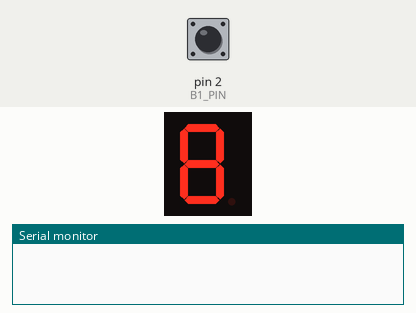
Recording of a sketch running on a simulated Arduino Uno, built with avr-gcc and run on an emulated ATmega328P. Shown: 1-digit seven-segment display, the last lines printed to the serial monitor. Wiring (inferred from the names in the program): 1-digit 7-segment display, segments lit when LOW: segments pin 11, pin 12, pin 6, pin 7, pin 8, pin 9, pin 10. The test bench sets the inputs (shaded band); at power-on: pin 2 (B1_PIN) HIGH. The segment pins are drawn as the display they are named for.

Above: at 1.2 s.
1.3 s: pin 2 (B1_PIN) pulled LOW for 0.15 s
At 1.8 s:
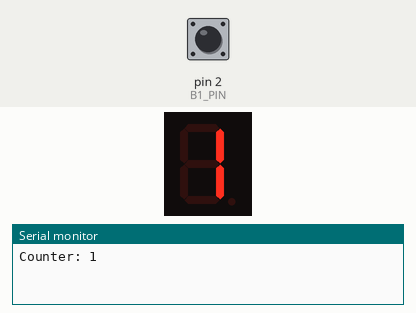
2.9 s: pin 2 (B1_PIN) pulled LOW for 1 s
At 4.2 s:
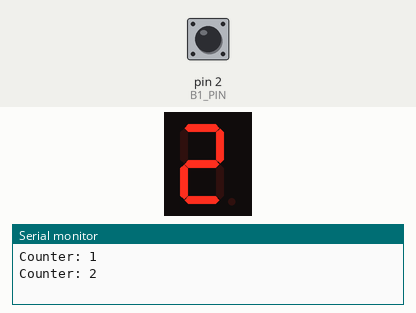
5.4 s: pin 2 (B1_PIN) pulled LOW for 0.15 s
At 6.1 s:
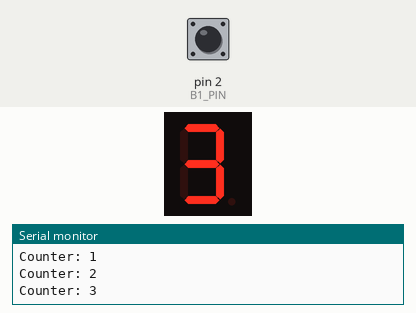
7.0 s: pin 2 (B1_PIN) pulled LOW for 3.2 s
At 7.4 s:
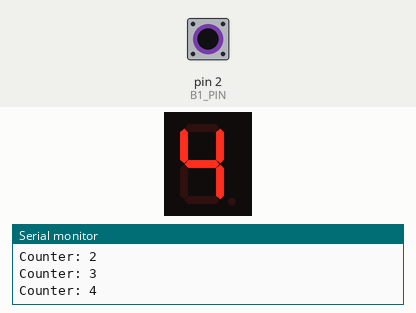
11.7 s: pin 2 (B1_PIN) pulled LOW for 0.15 s
At 12.1 s:
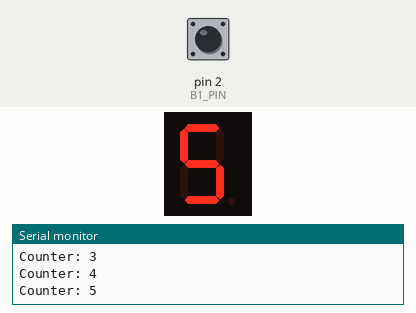
13.3 s: pin 2 (B1_PIN) pulled LOW for 1 s
At 14.5 s:
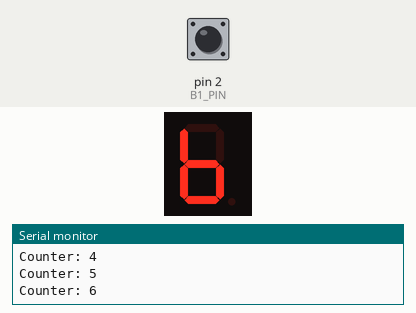
Timing chart, 0 to 16.3 s (numbered marks = the images above; inputs shaded):
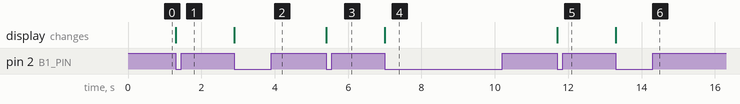

The sketch:

M1.T2P_-_code.ino
```cpp
  /*
  # Date       : 27.07.2021
  # Version    : 2.0
  # Details    :
  # Implements interrupt triggered by button push
  # Increments and displays counter value
  */


//Initialise variables - match pins to gates on display
const uint8_t a = 11;
const uint8_t b = 12;
const uint8_t c = 6;
const uint8_t d = 7;
const uint8_t e = 8;
const uint8_t f = 9;
const uint8_t g = 10;

const uint8_t B1_PIN=2;

uint8_t counter = 0;

void setup(){

  //configure pin 2 and input and others as output
  pinMode(a, OUTPUT);
  pinMode(b, OUTPUT);
  pinMode(c, OUTPUT);
  pinMode(d, OUTPUT);
  pinMode(e, OUTPUT);
  pinMode(f, OUTPUT);
  pinMode(g, OUTPUT);
  pinMode(B1_PIN, INPUT_PULLUP);

  //initialise interrupt for button push
  attachInterrupt(digitalPinToInterrupt(B1_PIN), increaseCounter, FALLING);

  //establish serial communication protocol
  Serial.begin(9600);
}


void loop(){

  delay(500); //pause program (simulates processor performing tasks)

}

//function performed on interrupt
// increases counter and writes value to 7-segment display
void increaseCounter(){

  counter++;

  if(counter >= 10 || counter < 0){
    counter = 0;
  }

  Serial.print("Counter: ");
  Serial.println(counter);

  display(counter);
}

void display(int number){
  switch(number){
    case 0: write0();
         break;
    case 1: write1();
      break;
    case 2: write2();
      break;
    case 3: write3();
      break;
    case 4: write4();
      break;
    case 5: write5();
      break;
    case 6: write6();
      break;
    case 7: write7();
      break;
    case 8 : write8();
      break;
    case 9 : write9();
      break;
    default : write0();
        break;
  }
}


//functions to display digits 0 to 9
void write0(){
    digitalWrite(a,0);
    digitalWrite(b,0);
    digitalWrite(c,0);
    digitalWrite(d,0);
    digitalWrite(e,0);
    digitalWrite(f,0);
    digitalWrite(g,1);
    delay(1);
}
void write1(){
    digitalWrite(a,1);
    digitalWrite(b,0);
    digitalWrite(c,0);
    digitalWrite(d,1);
    digitalWrite(e,1);
    digitalWrite(f,1);
    digitalWrite(g,1);
    delay(1);
}
void write2(){
    digitalWrite(a,0);
    digitalWrite(b,0);
    digitalWrite(c,1);
    digitalWrite(d,0);
    digitalWrite(e,0);
    digitalWrite(f,1);
    digitalWrite(g,0);
    delay(1);
}
void write3(){
    digitalWrite(a,0);
    digitalWrite(b,0);
    digitalWrite(c,0);
    digitalWrite(d,0);
    digitalWrite(e,1);
    digitalWrite(f,1);
    digitalWrite(g,0);
    delay(1);
}
void write4(){
    digitalWrite(a,1);
    digitalWrite(b,0);
    digitalWrite(c,0);
    digitalWrite(d,1);
    digitalWrite(e,f);
    digitalWrite(f,0);
    digitalWrite(g,0);
    delay(1);
}
void write5(){
    digitalWrite(a,0);
    digitalWrite(b,1);
    digitalWrite(c,0);
    digitalWrite(d,0);
    digitalWrite(e,1);
    digitalWrite(f,0);
    digitalWrite(g,0);
    delay(1);
}
void write6(){
    digitalWrite(a,1);
    digitalWrite(b,1);
    digitalWrite(c,0);
    digitalWrite(d,0);
    digitalWrite(e,0);
    digitalWrite(f,0);
    digitalWrite(g,0);
    delay(1);
}
void write7(){
    digitalWrite(a,0);
    digitalWrite(b,0);
    digitalWrite(c,0);
    digitalWrite(d,1);
    digitalWrite(e,1);
    digitalWrite(f,1);
    digitalWrite(g,1);
    delay(1);
}
void write8(){
    digitalWrite(a,0);
    digitalWrite(b,0);
    digitalWrite(c,0);
    digitalWrite(d,0);
    digitalWrite(e,0);
    digitalWrite(f,0);
    digitalWrite(g,0);
    delay(1);
}
void write9(){
    digitalWrite(a,0);
    digitalWrite(b,0);
    digitalWrite(c,0);
    digitalWrite(d,1);
    digitalWrite(e,1);
    digitalWrite(f,0);
    digitalWrite(g,0);
    delay(1);
}
```

Measured:
- after the input at 1.3 s, the display: changes at once (image 1)
- after the input at 2.9 s, the display: changes at once (image 2)
- after the input at 5.4 s, the display: changes at once (image 3)
- after the input at 7.0 s, the display: changes at once (image 4)
- after the input at 11.7 s, the display: changes at once (image 5)
- after the input at 13.3 s, the display: changes at once (image 6)
